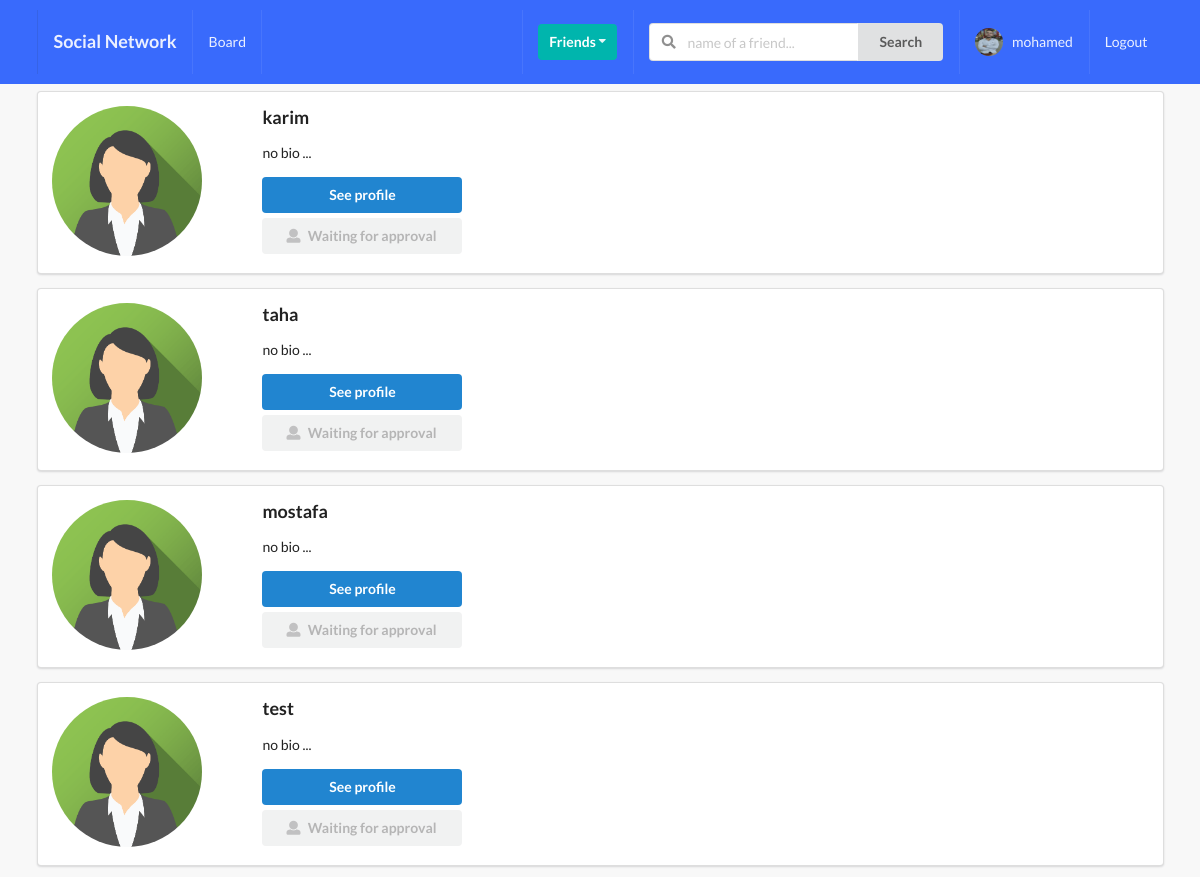
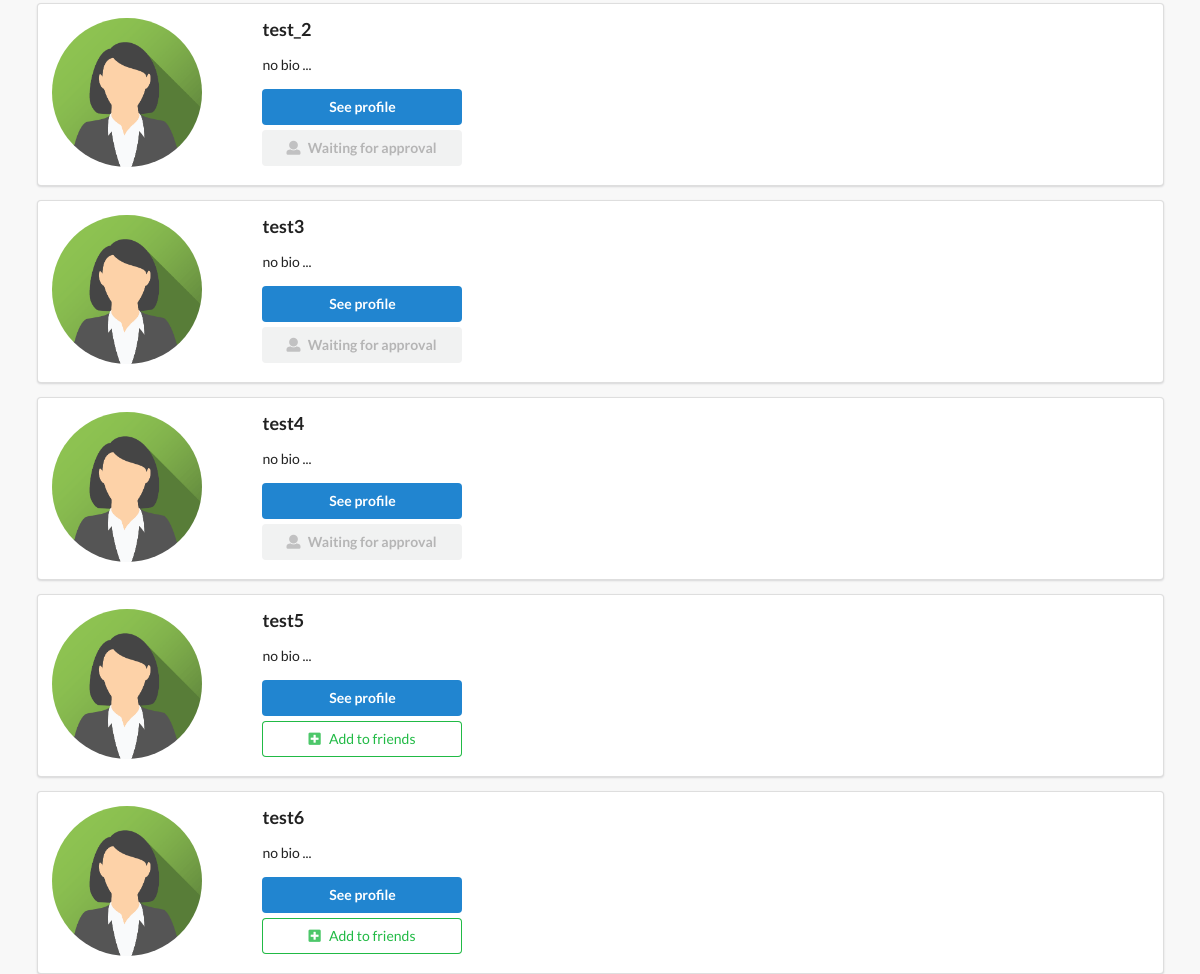
Page /profiles/ (signed in) on the committed database (2 pictures, top to bottom).
### profiles/models.py (models this page shows, shortened)
class Profile(models.Model):
  first_name = models.CharField(max_length=200, blank=True)
  last_name = models.CharField(max_length=200, blank=True)
  user = models.OneToOneField(User, on_delete=models.CASCADE)
  bio = models.TextField(default='no bio ...', max_length=300)
  email = models.EmailField(max_length=200, blank=True)
  country = models.CharField(max_length=200, blank=True)
  avatar = models.ImageField(default='img_avatar2.png', upload_to='avatars/')
  friends = models.ManyToManyField(User, blank=True, related_name='friends')
  slug = models.SlugField(unique=True, blank=True)
  updated = models.DateTimeField(auto_now=True)
  created = models.DateTimeField(auto_now_add=True)
  objects = ProfileManager()
  def get_absolute_url(self):
      return reverse("profiles:profile-detail-view", kwargs={"slug": self.slug})
  __initial_first_name = None
  __initial_last_name = None
  def __init__(self, *args, **kwargs):
    super().__init__(*args, **kwargs)
    self.__initial_first_name = self.first_name
    self.__initial_last_name = self.last_name

### profiles/views.py (the view)
# urls.py: path('', ProfileListView.as_view(), name='all-profiles-view'),
class ProfileListView(LoginRequiredMixin, ListView):
  model = Profile
  template_name = 'profiles/profile_list.html'
  def get_queryset(self):
    qs = Profile.objects.get_all_profiles(self.request.user)
    return qs
  def get_context_data(self, **kwargs):
    context = super().get_context_data(**kwargs)
    user = User.objects.get(username__iexact=self.request.user)
    profile = Profile.objects.get(user=user)
    rel_r = Relationship.objects.filter(sender=profile)
    rel_s = Relationship.objects.filter(receiver=profile)
    rel_receiver = []
    rel_sender = []
    for item in rel_r:
      rel_receiver.append(item.receiver.user)
    for item in rel_s:
      rel_sender.append(item.sender.user)
    context['rel_receiver'] = rel_receiver
    context['rel_sender'] = rel_sender
    context['is_empty'] = False
    if len(self.get_queryset()) == 0:
      context['is_empty'] = True
    return context

### profiles/context_processors.py (called while the page is built)
def profile_pic(request):
  if request.user.is_authenticated:
    profile_obj = Profile.objects.get(user=request.user)
    pic = profile_obj.avatar
    return {'picture': pic}
  return {}

def invatations_received_no(request):
  if request.user.is_authenticated:
    profile_obj = Profile.objects.get(user=request.user)
    qs_count = Relationship.objects.invatations_received(profile_obj).count()
    return {'invites_num': qs_count}
  return {}

### profiles/models.py (called while the page is built)
  def get_all_profiles(self, me):
    profiles = Profile.objects.all().exclude(user=me)
    return profiles

  def invatations_received(self, receiver):
    qs = Relationship.objects.filter(receiver=receiver, status='send')
    return qs

### profiles/templates/profiles/profile_list.html (shortened to what this page needs)
{% extends 'base.html' %}
{% block content %}
    {% for obj in object_list %}
        <div class="ui segment">
            <div class="ui grid">
                <div class="row">
                    <div class="three wide column">
                        <img class="ui small circular image" src={{obj.avatar.url}}>
                    </div>
                    <div class="thirteen wide column">
                        <h3>{{obj.user}}</h3>
                        <p>{{obj.bio}}</p>
                        <a href={{obj.get_absolute_url}}><button class="ui primary button mb-5 w-big">See profile</button></a>
                        <br>
                        {% if obj.user not in rel_receiver and obj.user not in rel_sender %}
                            <form action="{% url 'profiles:send-invite' %}" method="POST">
                                <button type="submit" class="ui positive basic button mb-5 w-big"><i class="plus square icon"></i>Add to friends</button>
                            </form>
                         {% endif %}
                        {% if obj.user in rel_receiver and request.user not in obj.friends.all %}
                            <button class="ui disabled button mb-5 w-big"><i class="user icon"></i>Waiting for approval</button>
                        {% endif %}
                    </div>
                </div>
            </div>
        </div>
    {% endfor %}
{% endblock content %}

### templates/base.html (shortened to what this page needs)
{% load static %}
<!doctype html>
<html lang="en">
  <head>
    <link rel="stylesheet" type="text/css" href="{% static 'style.css' %}" />
    <link rel="stylesheet" type='text/css' href="https://cdnjs.cloudflare.com/ajax/libs/semantic-ui/2.2.14/semantic.min.css">
  </head>
  <body>
    {% include 'main/navbar.html' %}
    <div class="ui container">
      {% block content %}
      {% endblock content %}
    </div>
  </body>
</html>

### templates/main/navbar.html (shortened to what this page needs)
{% url 'home-view' as path_to_home %}
{% url 'posts:main-post-view' as path_to_posts %}
{% url 'profiles:my-profile-view' as path_to_my_profile %}
<div class="ui inverted menu nav mb-7">
  <div class="ui container">
    <a href="{{path_to_home}}" class="{% if request.path == path_to_home %}active{% endif %} item">
        <h3>Social Network</h3>
    </a>
    {% if request.user.is_authenticated %}
    <a href="{{path_to_posts}}" class="{% if request.path == path_to_posts %}active{% endif %} item">
        Board
    </a>
    {% endif %}
    <div class="right menu">
        {% if request.user.is_authenticated %}
        <div class="item">
            <div class="ui floating dropdown icon button teal"> Friends
                <i class="dropdown icon"></i>
             </div>
        </div>
             <div class="item">
              <form action="" method="GET">
                <div class="ui action left icon input">
                <input class="prompt" type="text" name='q' placeholder="name of a friend...">
                <button type='submit' class="ui button">Search</button>
                </div>
            </form>
            </div>
            <a href="{{path_to_my_profile}}" class="{% if request.path == path_to_my_profile %}active{% endif %} item">
                <img src={{picture.url}} class="ui avatar image">&nbsp;
                 {{ request.user }}
            </a>
            <a href="{% url 'account_logout' %}" class="ui item">
                Logout
            </a>
        {% else %}
        <a href="{% url 'account_login' %}" class="ui item">
                Login
            </a>
        {% endif %}
    </div>
  </div>
</div>

### static_project/style.css (style rules this page uses)
body { background: #F8F8F8 !important; }
.nav { border-radius: 0px !important; padding: 10px 0 10px 0 !important; background-color: #396afc !important; }
.mb-7 { margin-bottom: 7px !important; }
.mb-5 { margin-bottom: 5px !important; }
.w-big { width: 200px !important; }

### rows in the picture
Profile: avatar (picture), user "karim", bio "no bio ...", shows "Waiting for approval"
Profile: avatar (picture), user "taha", bio "no bio ...", shows "Waiting for approval"
Profile: avatar (picture), user "mostafa", bio "no bio ...", shows "Waiting for approval"
Profile: avatar (picture), user "test", bio "no bio ...", shows "Waiting for approval"
Profile: avatar (picture), user "test_2", bio "no bio ...", shows "Waiting for approval"
Profile: avatar (picture), user "test3", bio "no bio ...", shows "Waiting for approval"
Profile: avatar (picture), user "test4", bio "no bio ...", shows "Waiting for approval"
Profile: avatar (picture), user "test5", bio "no bio ..."
Profile: avatar (picture), user "test6", bio "no bio ..."

### other values in the picture
{{ request.user }} "mohamed"
